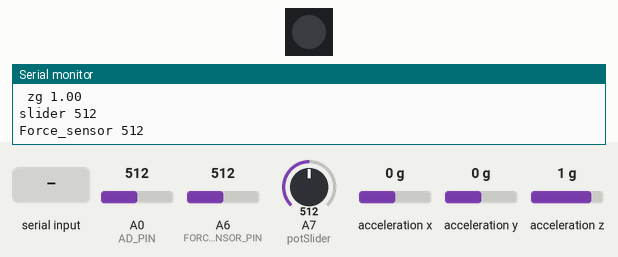
Bench run of a sketch on a simulated Arduino Nano, built with avr-gcc and run on an emulated ATmega328P. On the bench: 1 RGB LEDs in strip order, left to right, the last lines printed to the serial monitor. The inputs (shaded band) are chosen by the test bench; at power-on: A0 (AD_PIN) = 512, A6 (FORCE_SENSOR_PIN) = 512, A7 (potSlider) = 512, acceleration x 0 g, acceleration y 0 g, acceleration z 1 g. Dim RGB values are drawn brighter than linear.

Above: at 1.2 s.
1.3 s: byte 0 (0) received over Serial
At 2.5 s:
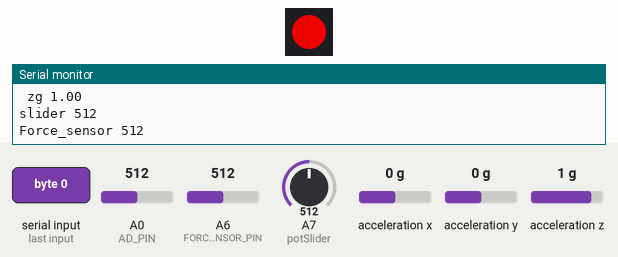
3.0 s: byte 1 (1) received over Serial
At 3.9 s:
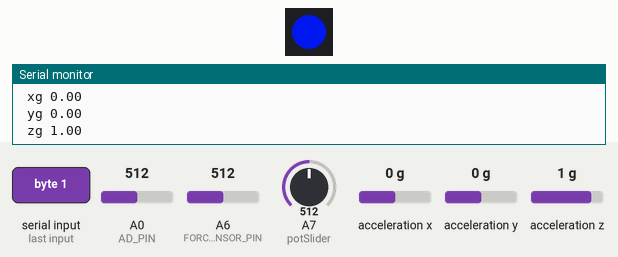
4.5 s: byte 2 (2) received over Serial
At 5.2 s:
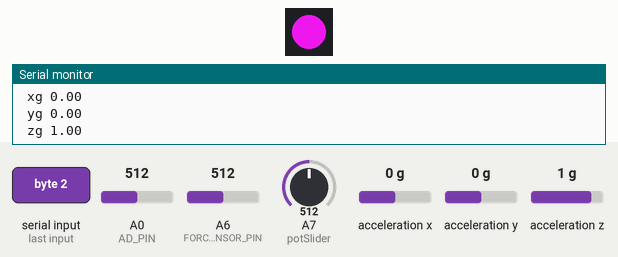
6.0 s: byte 3 (3) received over Serial
At 6.5 s:
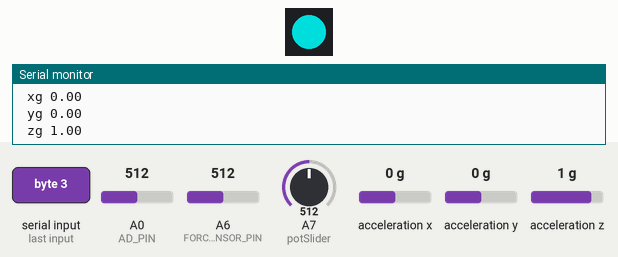
7.5 s: byte 4 (4) received over Serial
At 7.8 s:
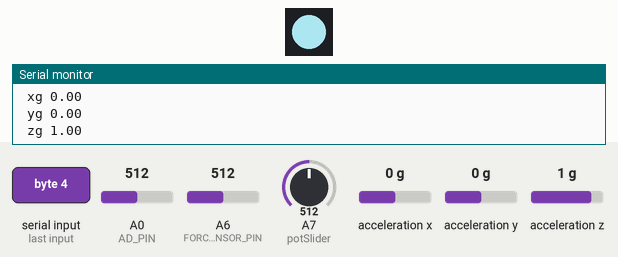
9.0 s: byte 5 (5) received over Serial
At 10.4 s:
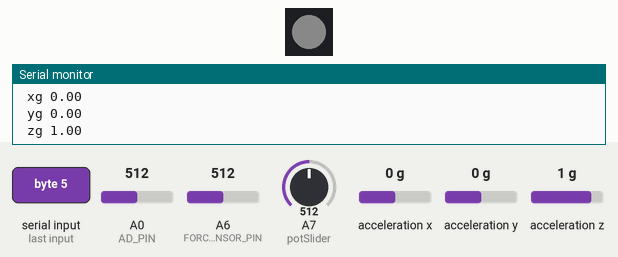
Timing chart, 0 to 11.5 s (numbered marks = the images above; inputs shaded):
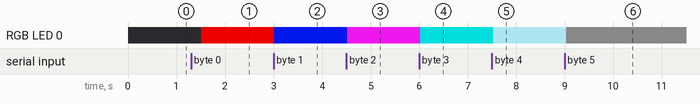

The sketch:

Kalman_filter.ino
```cpp
#include <Wire.h>
#include "MMA7660.h"
#include <Adafruit_NeoPixel.h>
#include <Kalman.h> // Correct Kalman filter library

#define FORCE_SENSOR_PIN A6
#define LED_PIN 6

#define LED_COUNT 1
Adafruit_NeoPixel strip(LED_COUNT, LED_PIN, NEO_GRB + NEO_KHZ800);

int value;
int const potSlider = A7;
int potVal;

const int AD_PIN = A0;
byte previousButton = 0;

// Create Kalman filter objects for each axis
Kalman kalmanX;  // Create a Kalman object for X-axis
Kalman kalmanY;  // Create a Kalman object for Y-axis
Kalman kalmanZ;  // Create a Kalman object for Z-axis

MMA7660 accelemeter;

void setup() {
    Serial.begin(57600);
    accelemeter.init();

    strip.begin();
    strip.show();

    // Initialize the Kalman filter angle
    kalmanX.setAngle(0); // Assuming starting at zero angle
    kalmanY.setAngle(0);
    kalmanZ.setAngle(0);
}

void loop() {
    // Main code here, running repeatedly
    int adValue = analogRead(AD_PIN);
    byte button = buttonFromValue(adValue);

    if (button != previousButton) {
        if (button != 0) {
            Serial.print("button_");
            Serial.print(button);
            Serial.print(" ");
            Serial.print(1);
            Serial.println("");
        } else {
            Serial.print("button_");
            Serial.print(previousButton);
            Serial.print(" ");
            Serial.print(0);
            Serial.println("");
        }
        previousButton = button;
    }

    int8_t x, y, z;
    float ax, ay, az;
    accelemeter.getXYZ(&x, &y, &z);

    // Convert to float for Kalman filter
    float x_acc = (float)x;
    float y_acc = (float)y;
    float z_acc = (float)z;

    // Assume the rate of change of the angle is zero initially
    float rateX = 0.0;
    float rateY = 0.0;
    float rateZ = 0.0;

    // Apply Kalman filter with the rate of change and time delta
    float filteredX = kalmanX.getAngle(x_acc, rateX, 0.01); // 0.01 is the time between updates
    float filteredY = kalmanY.getAngle(y_acc, rateY, 0.01);
    float filteredZ = kalmanZ.getAngle(z_acc, rateZ, 0.01);

    Serial.println("");
    Serial.print("x ");
    Serial.print(filteredX);
    Serial.println("");
    Serial.print("y ");
    Serial.print(filteredY);
    Serial.println("");
    Serial.print("z ");
    Serial.print(filteredZ);

    accelemeter.getAcceleration(&ax, &ay, &az);
    Serial.println("");
    Serial.print(" xg ");
    Serial.print(ax);
    Serial.println("");
    Serial.print(" yg ");
    Serial.print(ay);
    Serial.println("");
    Serial.print(" zg ");
    Serial.print(az);
    Serial.println("");
    delay(100);

    // Slider code
    float voltage = potVal * (3.3 / 1023.0);
    potVal = analogRead(potSlider);
    Serial.print("slider ");
    Serial.print(potVal);
    Serial.println("");
    delay(10);

    int analogReading = analogRead(FORCE_SENSOR_PIN);

    Serial.print("Force_sensor ");
    Serial.print(analogReading);
    Serial.println(""); // Print the raw analog reading

    delay(100);

    if (Serial.available() > 0) {
        value = Serial.read();
        // Serial.println(value);

        if (value == 0) {
            strip.setPixelColor(0, strip.Color(200, 0, 0));
            strip.setPixelColor(1, strip.Color(255, 20, 255));
            strip.show();
        } else if (value == 1) {
            strip.setPixelColor(0, strip.Color(0, 20, 200));
            strip.setPixelColor(1, strip.Color(0, 20, 255));
            strip.show();
        } else if (value == 2) {
            strip.setPixelColor(0, strip.Color(200, 20, 200));
            strip.setPixelColor(1, strip.Color(0, 20, 255));
            strip.show();
        } else if (value == 3) {
            strip.setPixelColor(0, strip.Color(0, 150, 150));
            strip.setPixelColor(1, strip.Color(0, 20, 255));
            strip.show();
        } else if (value == 4) {
            strip.setPixelColor(0, strip.Color(150, 200, 210));
            strip.setPixelColor(1, strip.Color(0, 20, 255));
            strip.show();
        } else if (value == 5) {
            strip.setPixelColor(0, strip.Color(10, 10, 10));
            strip.setPixelColor(1, strip.Color(0, 20, 255));
            strip.show();
        }
    }
}

// Buttons
byte buttonFromValue(int adValue) {
    if (adValue > 300 && adValue < 500) {
        return 1;
    }

    if (adValue > 500 && adValue < 700) {
        return 2;
    }

    if (adValue > 700 && adValue < 900) {
        return 3;
    }

    if (adValue > 900) {
        return 4;
    }

    return 0;
}
```

Measured:
- after the input at 1.3 s, RGB LED 0: off → RGB(200, 0, 0) after 0.21 s
- after the input at 3.0 s, RGB LED 0: RGB(200, 0, 0) → RGB(0, 20, 200) at once
- after the input at 4.5 s, RGB LED 0: RGB(0, 20, 200) → RGB(200, 20, 200) at once
- after the input at 6.0 s, RGB LED 0: RGB(200, 20, 200) → RGB(0, 150, 150) at once
- after the input at 7.5 s, RGB LED 0: RGB(0, 150, 150) → RGB(150, 200, 210) at once
- after the input at 9.0 s, RGB LED 0: RGB(150, 200, 210) → RGB(10, 10, 10) at once
